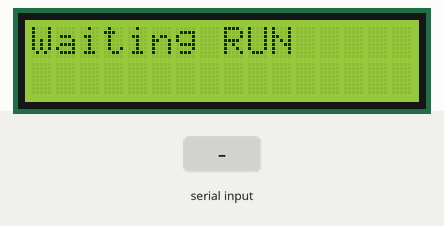
The sketch below on a simulated Arduino Uno, built with avr-gcc and run on an emulated ATmega328P. Shown: 16×2 character LCD. Inputs (shaded band) come from the test bench. Random numbers use the default seed unless the sketch sets one; what the sketch prints to the serial monitor is not drawn.

Above: at 1.2 s.
1.3 s: "RUN\n" received over Serial
At 2.1 s:
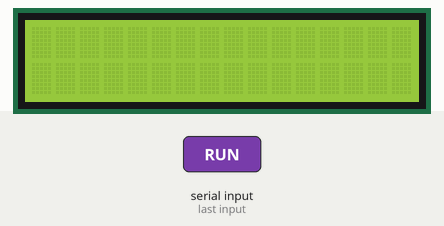
2.8 s: "f=2\n" received over Serial
At 3.4 s:
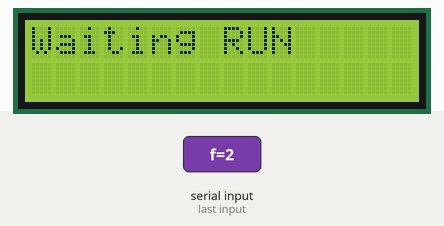
Timing chart, 0 to 5.8 s (numbered marks = the images above; inputs shaded):
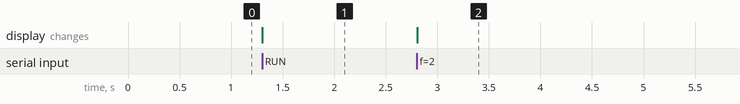

Measured:
- after the input at 1.3 s, the display: changes at once (image 1)
- after the input at 2.8 s, the display: first changes at once (image 2 shows a later state)

The sketch:

Steering_Spoofer.ino
```cpp
/*  Written by: Patrick Neal
 *  Email: neap@ufl.edu
 *  Last Updated: 3/1/18
 *
 *  Used to test new Apollo interface code for the Urban NaviGator,
 *  specifically spoofing the steering SmartMotor
 *
 * Notes:
 *
 *
 */

#include <LiquidCrystal.h>

// ------Initializing Variables--------
byte initialized = false;         // Has the "Smart Motor" been initialized?
byte gotRun = false;              // Run was recieved during the initialization
byte alreadyRecievedRUN = false;  // "RUN" has already been recieved, while doing main loop. Used to skip searching for "RUN" in the initialization step.

// ------Serial Variables------
boolean stringComplete = false;  // whether the string is complete
String recievedMessage;

// ------Steering Variables------
int currentSteeringPosition = 0, desiredSteeringPosition = 0;
int rotationDirection = 0;
byte newPositionSet = 0;
byte actuating = 0;

LiquidCrystal lcd(8, 9, 4, 5, 6, 7);

//======================================================================================
//========================================Setup=========================================
//======================================================================================
void setup()
{
  //Setup the LCD display
  lcd.begin(16,2);  // Specify the size of the display (16 columns, 2 rows)

  //Initialize the serial
  Serial.begin(38400);
}

//======================================================================================
//=========================================Loop=========================================
//======================================================================================
void loop()
{
  int temp;
  unsigned long currentTime = 0, lastTime = 0;

  if(!initialized)
  {
    initialized = initializeSteerer();  //Perform the initialization steps the tablet is looking for.
  }
  else{
    if(stringComplete)
    {
      temp = parseReceivedMessage(recievedMessage);

        switch(temp)
        {
          case 122:
            lcd.clear();
            lcd.print("Move to " + String(desiredSteeringPosition));
            break;
          case 55:
            lcd.setCursor(0, 0);
            lcd.print("NORMAL_SHUTDOWN");
            Serial.print("NORMAL_SHUTDOWN\r");
            initialized = false;
            break;
          default:
            Serial.print("UNKNOWN_COMMAND\r");
            break;
        }

        recievedMessage.remove(0);
        stringComplete = false;
      }

    if(newPositionSet)
    {
      rotationDirection = sign(currentSteeringPosition-desiredSteeringPosition);
      actuating = true;
      newPositionSet = false;
    }

    if(actuating)
    {
      currentTime = micros();

      if(currentTime >= lastTime + 150000)
      {

        currentSteeringPosition = currentSteeringPosition - rotationDirection*2;

        int error = currentSteeringPosition-desiredSteeringPosition;

        // Remove any overshoot
        if(rotationDirection < 0 && error > 0)
        {
          // Motor was traveling Clock Wise
          currentSteeringPosition = desiredSteeringPosition;
          actuating = false;
        }
        else if(rotationDirection > 0 && error < 0)
        {
          // Motor was traveling Counter Clock Wise
          currentSteeringPosition = desiredSteeringPosition;
          actuating = false;
        }
        else if(error == 0)
        {
          actuating = false;
        }
        lcd.setCursor(0,1);
        lcd.print("c=" + String(currentSteeringPosition) + " " );
        Serial.print("c=" + String(currentSteeringPosition));
        lastTime = currentTime;
      }
    }


    }
}

//======================================================================================
//=================================Initialize Steerer===================================
//======================================================================================
byte initializeSteerer()
{
  static byte alreadyPrintedRun = false;

  if(stringComplete && !gotRun)
  {
    if(parseReceivedMessage(recievedMessage) == 175){ gotRun = true; }
    recievedMessage.remove(0);
    stringComplete = false;
  }

  if(gotRun)
  {
    lcd.clear();
    Serial.print("HOMING\r");

    // Delay to represent homing
    delay(random(500,800));

    Serial.print("HOMING_COMPLETE\r");

    delay(200);

    Serial.print("READY\r");

    gotRun = false;
    alreadyPrintedRun = false;
    return true;
  }
  else
  {
    if(!alreadyPrintedRun)
    {
      lcd.clear();
      lcd.print("Waiting RUN");
      alreadyPrintedRun = true;
    }

    return false;
  }
}

//======================================================================================
//==================================Serial Message Parser===============================
//======================================================================================

int parseReceivedMessage(String message){
  // Implemented for communications with the steering SmartMotor

  int indexForRemove;
  String numberString = "";

  indexForRemove = message.indexOf("\n");
  if(indexForRemove == -1){ indexForRemove = message.indexOf("\r"); } //Check for carriage return also

  if(indexForRemove == -1){ return -1;} // If still -1 then there was an error
  message.remove(indexForRemove);

  if(message.length() < 3 || message.length() > 7){ return -2;}   // Message length is incorrect, return -1 for error

  if(message.startsWith("p"))
  {
    for (int i = 2; i < message.length() ;i++){ numberString.concat(message[i]); } // Grab the characters after "p="
    desiredSteeringPosition = numberString.toInt();
    newPositionSet = true;
    return 122;
  }
  else if(message.equals("RUN")){ return 175; }
  else if(message.equals("f=2")){ return 55; }
  else{ return -3; }
}

// Implementation of the sign function. Returns the sign of the value given it it.
int sign(int val){

  if (val < 0) {return -1;}
  else { return 1;}
}


//======================================================================================
//=================================Serial Event Function================================
//======================================================================================

void serialEvent()
{
  while (Serial.available())
  {
    // get the new byte:
    char inChar = (char)Serial.read();
    // add it to the inputString:
    recievedMessage += inChar;
    // if the incoming character is a newline, set a flag
    // so the main loop can do something about it:
    if (inChar == '\n' or inChar == '\r') { stringComplete = true; }
  }
}
```
